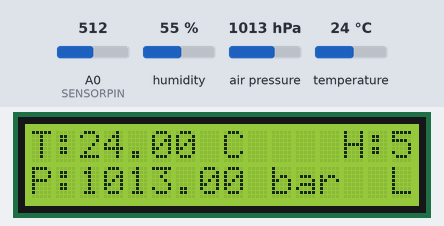
Recording of a sketch running on a simulated ESP8266 (NodeMCU). On the bench: 16×2 character LCD. The inputs (shaded band) are chosen by the test bench; at power-on: air pressure 1013 hPa, humidity 55 %, temperature 24 °C, A0 (SENSORPIN) = 512. WiFi joins after 1.5 s; servers stay silent unless stated; what the sketch prints to the serial monitor is not drawn.

Above: at 2.7 s.
2.8 s: air pressure set to 952 hPa
At 13.0 s:
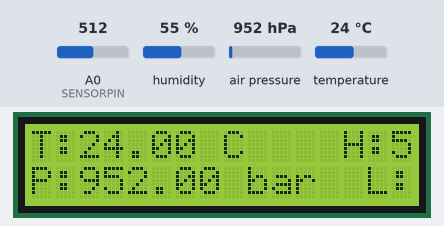
13.3 s: humidity set to 22 %
At 22.8 s:
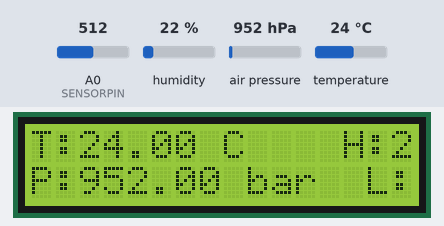
23.4 s: temperature set to 12 °C
At 32.4 s:
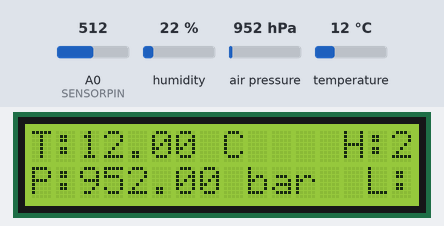
33.5 s: humidity set to 40 %
At 43.2 s:
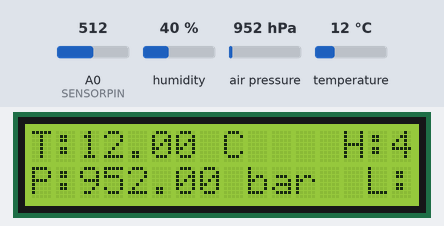
Timing chart, 0 to 44.6 s (numbered marks = the images above; inputs shaded):
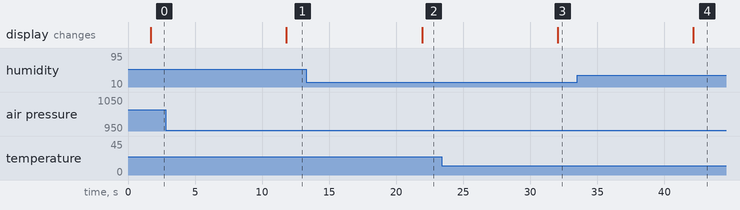

Measured:
- after the input at 2.8 s, the display: changes after 9.0 s (image 1)
- after the input at 13.3 s, the display: changes after 8.6 s (image 2)
- after the input at 23.4 s, the display: changes after 8.6 s (image 3)
- after the input at 33.5 s, the display: changes after 8.7 s (image 4)

The sketch:

isensor.ino
```cpp
#include <LiquidCrystal_I2C.h>
#include <ESP8266WiFi.h>
#include <ESP8266HTTPClient.h>
#include <SFE_BMP180.h>
#include "SparkFunHTU21D.h"
#include <Wire.h>


#define ALTITUDE 254.0 // Altitude in meters
#define SERVER_IP "https://3a1e-46-211-150-119.ngrok.io"
#define SENSORPIN A0

#ifndef STASSID
#define STASSID "totolink_2.4G"
#define STAPSK "63422955"
#endif

HTU21D myHumidity;    //Humidity sensor
SFE_BMP180 pressure;  //Pressure/Temperature sensor
LiquidCrystal_I2C lcd(0x27, 16, 2);

void startBMP180();
void startWifi();

String measureTemperature();
String measurePressure();
String measureHumidity();
String measureUV();

void sendJson(String temp, String hum, String bar, String lux);


void setup() {
  Serial.begin(9600);

  lcd.begin();
  lcd.backlight();

  myHumidity.begin();
  startBMP180();
  startWifi();
}

void loop() {
  String st = measureTemperature();
  String sp = measurePressure();
  String sh = measureHumidity();
  String sl = measureUV();

  lcd.setCursor(0,0);
  lcd.print("T:" + st + " C    H:" + sh + "%");
  lcd.setCursor(0,1);
  lcd.print("P:" + sp + " bar  L:" + sl + "UV");

  delay(10000);
}

void sendJson(String temp, String hum, String bar, String lux)
{
    String jsonData = "{\"humidity\":\"" + hum + "\", \"temperature\":\"" + temp + "\", \"pressure\":\"" + bar + "\", \"light\":\"" + lux + "\"}";

    if ((WiFi.status() == WL_CONNECTED))
    {
      WiFiClient client;
      HTTPClient http;

      Serial.print("[HTTP] begin...\n");

      http.begin(client, SERVER_IP);
      http.addHeader("Content-Type", "application/json");

      int httpCode = http.POST(jsonData);

      if (httpCode > 0)
      {
        Serial.printf("[HTTP] POST... code: %d\n", httpCode);
        if (httpCode == HTTP_CODE_OK)
        {
          const String& payload = http.getString();
          Serial.println("received payload:\n<<");
          Serial.println(payload);
          Serial.println(">>");
        }
      }

      else
      {
      Serial.printf("[HTTP] POST... failed, error: %s\n", http.errorToString(httpCode).c_str());
      }

      http.end();
  }
}

String measureUV()
{
  int UV = analogRead(SENSORPIN);

  if(UV >=    0 && UV <   50) UV =  0;
  if(UV >=   50 && UV <  227) UV =  1;
  if(UV >=  227 && UV <  318) UV =  2;
  if(UV >=  318 && UV <  408) UV =  3;
  if(UV >=  408 && UV <  503) UV =  4;
  if(UV >=  503 && UV <  606) UV =  5;
  if(UV >=  606 && UV <  696) UV =  6;
  if(UV >=  696 && UV <  795) UV =  7;
  if(UV >=  795 && UV <  881) UV =  8;
  if(UV >=  881 && UV <  976) UV =  9;
  if(UV >=  976 && UV < 1079) UV = 10;
  if(UV >= 1079)              UV = 11;

  String lux = String(UV);

  return lux;
}

String measureHumidity()
{
  float humd = myHumidity.readHumidity();

  String hum = String(humd);

  return hum;
}

String measureTemperature()
{
  char status;
  double T,P;

  status = pressure.startTemperature();

  if (status != 0)
  {
    delay(status);
    status = pressure.getTemperature(T);

    if (status != 0)
    {
      status = pressure.startPressure(3);

      if (status != 0)
      {
        delay(status);
        status = pressure.getPressure(P,T);

        if (status = 0)
        {
          Serial.println("error retrieving pressure measurement\n");
        }
      }
      else Serial.println("error starting pressure measurement\n");
    }
    else Serial.println("error retrieving temperature measurement\n");
  }
  else Serial.println("error starting temperature measurement\n");

  String temp = String(T);

  return temp;
}

String measurePressure()
{
  char status;
  double T,P;

  status = pressure.startTemperature();

  if (status != 0)
  {
    delay(status);
    status = pressure.getTemperature(T);

    if (status != 0)
    {
      status = pressure.startPressure(3);

      if (status != 0)
      {
        delay(status);
        status = pressure.getPressure(P,T);

        if (status = 0)
        {
          Serial.println("error retrieving pressure measurement\n");
        }
      }
      else Serial.println("error starting pressure measurement\n");
    }
    else Serial.println("error retrieving temperature measurement\n");
  }
  else Serial.println("error starting temperature measurement\n");

  String bar = String(P);

  return bar;
}

void startBMP180()
{
  if (pressure.begin())
  {
    Serial.println("BMP180 init success");
  }
  else
  {
    Serial.println("BMP180 init fail\n\n");
    while(1); // Pause forever.
  }
}

void startWifi()
{
  WiFi.begin(STASSID, STAPSK);
  while (WiFi.status() != WL_CONNECTED) {
    delay(500);
    Serial.print(".");
  }
  Serial.println("");
  Serial.print("Connected! IP address: ");
  Serial.println(WiFi.localIP());
}
```
